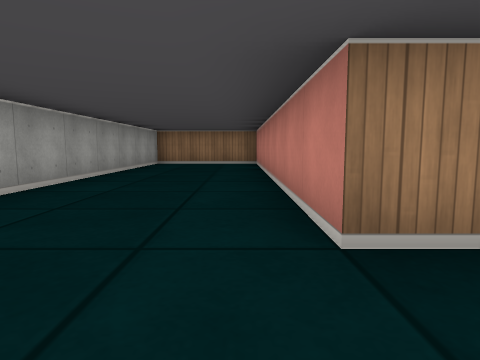
view 1 (above)

16 first-person views from a walk through a cub3D level. The camera is about half as high as the walls, tilts 6° down and sees 75° across. The floor is counted in squares. Each view is taken from the middle of a square. On the plan, view 1 faces up. The plan holds only what a view shows up to about 9 squares ahead; the rest is blank.

view 2
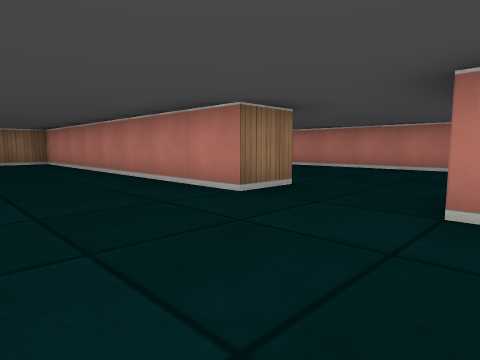

view 3
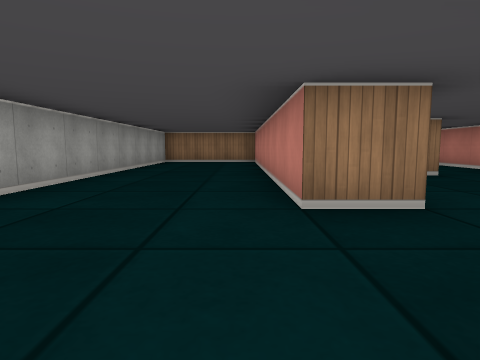

view 4
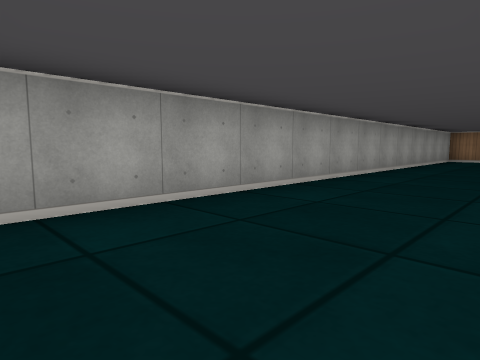

view 5
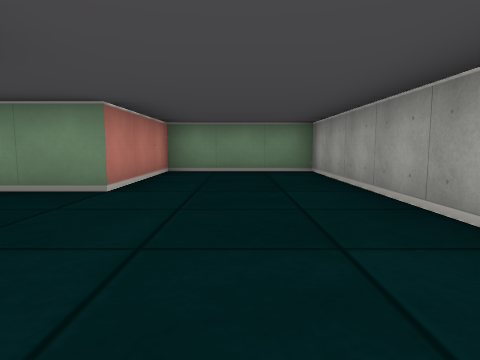

view 6
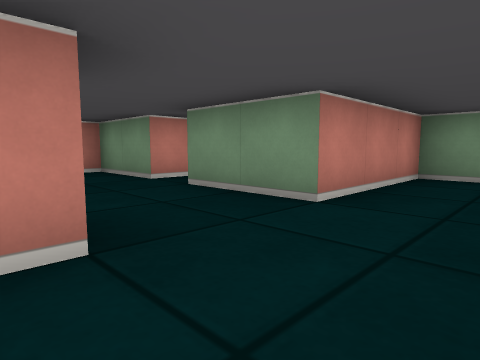

view 7
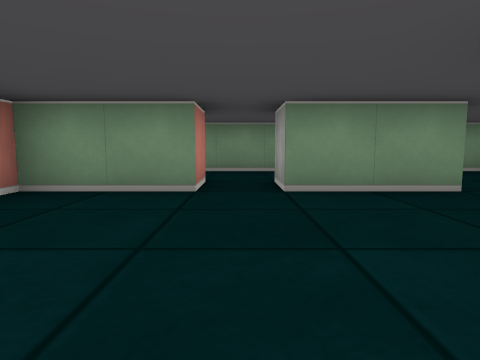

view 8
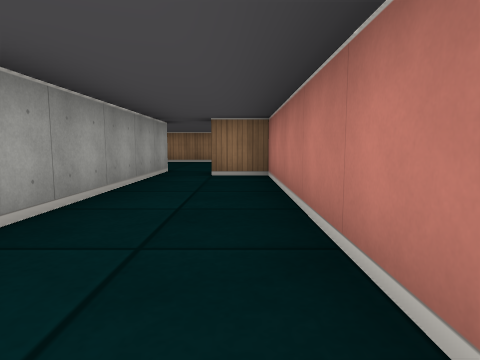

view 9
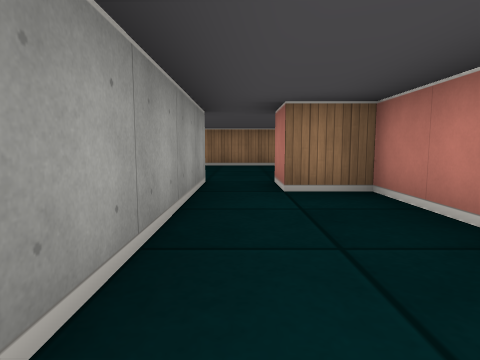

view 10
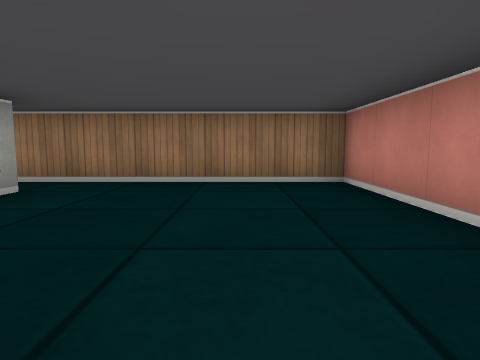

view 11
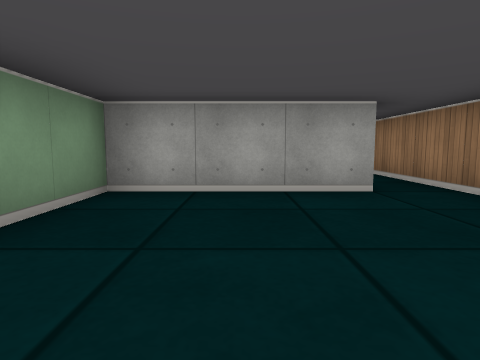

view 12
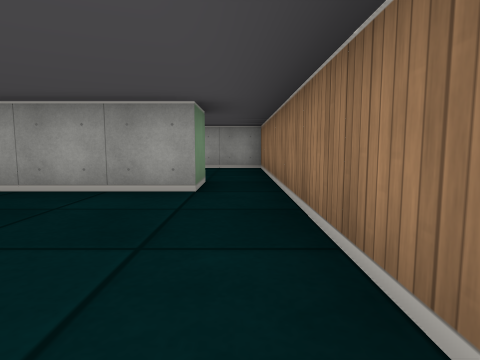

view 13
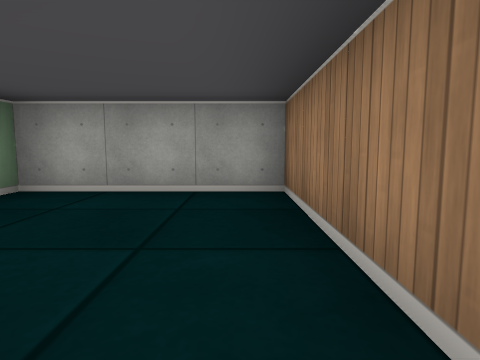

view 14
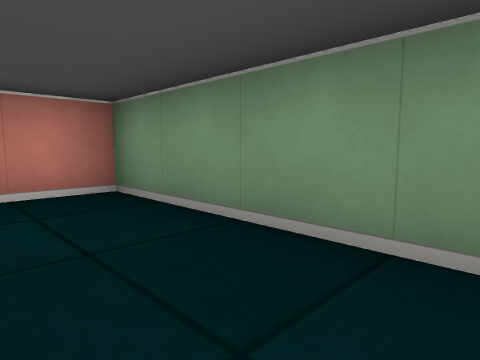

view 15
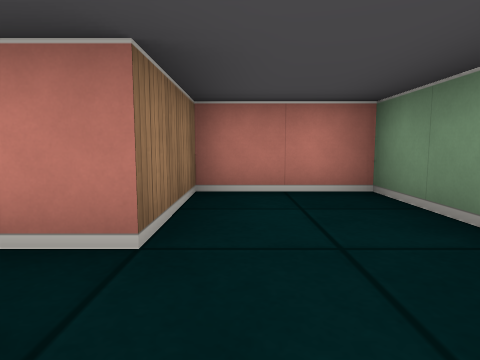

view 16
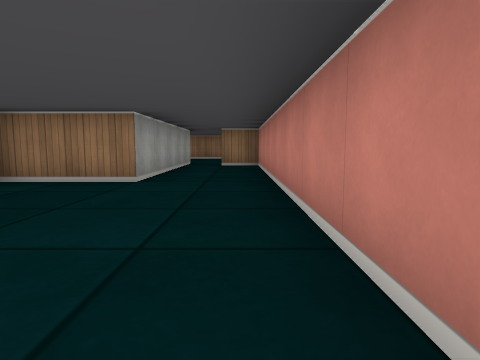

### Floor plan
Ten units are one square. View 1 is at (0, 0); x grows to the right and y downward. Boxes are objects, and circles mark ways between rooms. Rooms are numbered by the first view taken in them; rooms with no view inside come last. Other rooms are left out.
<svg viewBox="-30 -140 90 180">
<path fill="none" stroke="#000" d="M5 -15 5 -95 -6 -95M-25 -90 -25 35 5 35 5 5M16 -15 5 -15M35 5 55 5 55 -85 45 -85M5 5 25 5M35 -85 35 -45 15 -45M35 -95 35 -85M55 -109 55 -135 5 -135M5 -125 15 -125 15 -95 31 -95M45 -85 45 -95M25 5 25 15M21 35 55 35 55 15 35 15 35 5M5 -135 -25 -135 -25 -105"/>
<circle cx="10" cy="-5" r="3" fill="#2a7"/>
<circle cx="40" cy="-90" r="3" fill="#2a7"/>
<circle cx="30" cy="10" r="3" fill="#2a7"/>
<circle cx="10" cy="-130" r="3" fill="#2a7"/>
<text x="-10" y="-30">1</text>
<text x="40" y="-30">2</text>
<text x="30" y="-110">3</text>
<text x="30" y="20">4</text>
<text x="-10" y="-120">5</text>
</svg>
Room 1 opens to room 2. Room 2 opens to room 3. Room 2 opens to room 4. Room 3 opens to room 5.

Where each view was taken, in squares from view 1:
view 1: 0 up, 0 right, facing up
view 2: 1 down, 2 left, facing up-right
view 3: 1 down, 0 right, facing up
view 4: 3 down, 0 right, facing up-left
view 5: 3 up, 1 left, facing down
view 6: 2 up, 1 left, facing down-right
view 7: 3 up, 3 right, facing down
view 8: 3 up, 5 right, facing up
view 9: 5 up, 4 right, facing up
view 10: 9 up, 4 right, facing up
view 11: 11 up, 5 right, facing left
view 12: 13 up, 5 right, facing left
view 13: 13 up, 1 right, facing left
view 14: 2 down, 2 right, facing down-right
view 15: 2 down, 2 right, facing right
view 16: 0 up, 5 right, facing up
